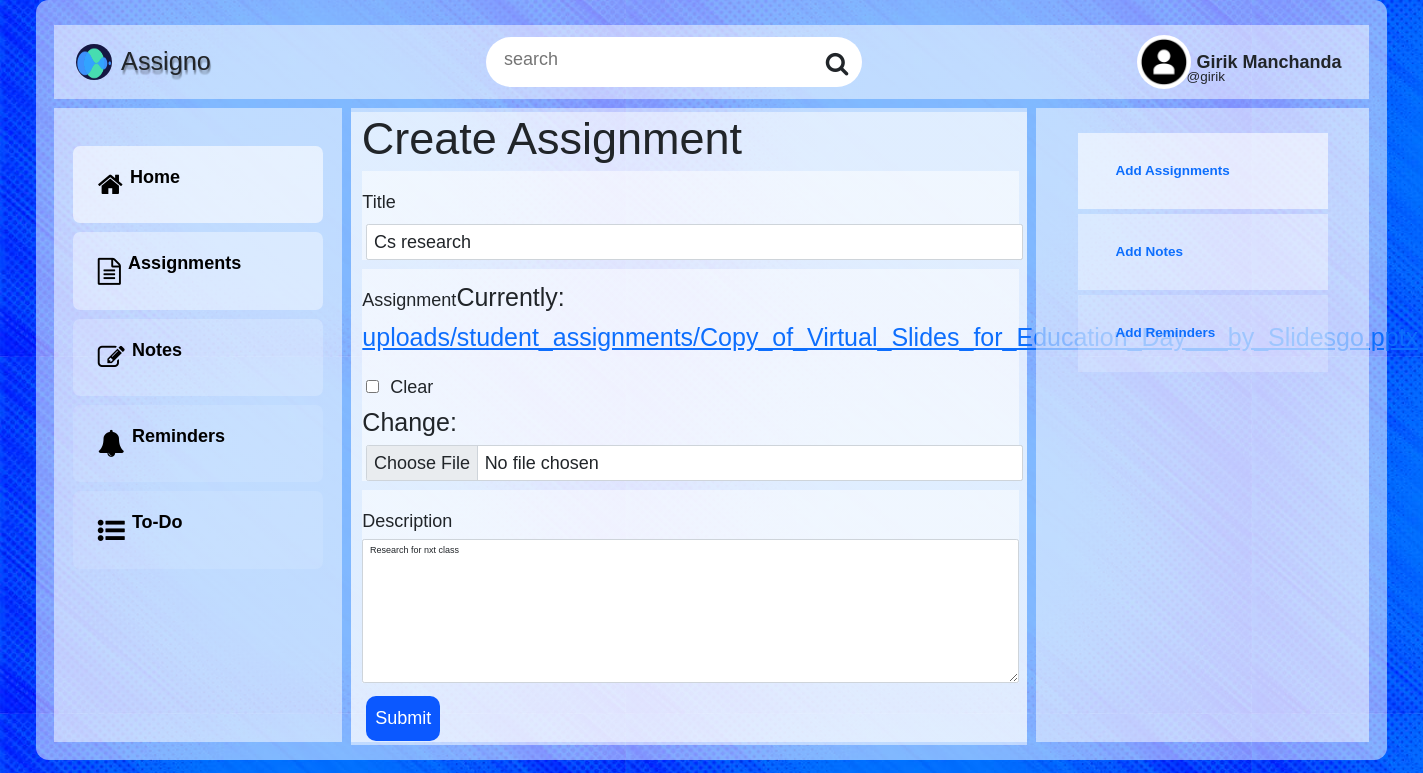
Page /dashboard/assignment/update/12/ (signed in) on the earlier database version.
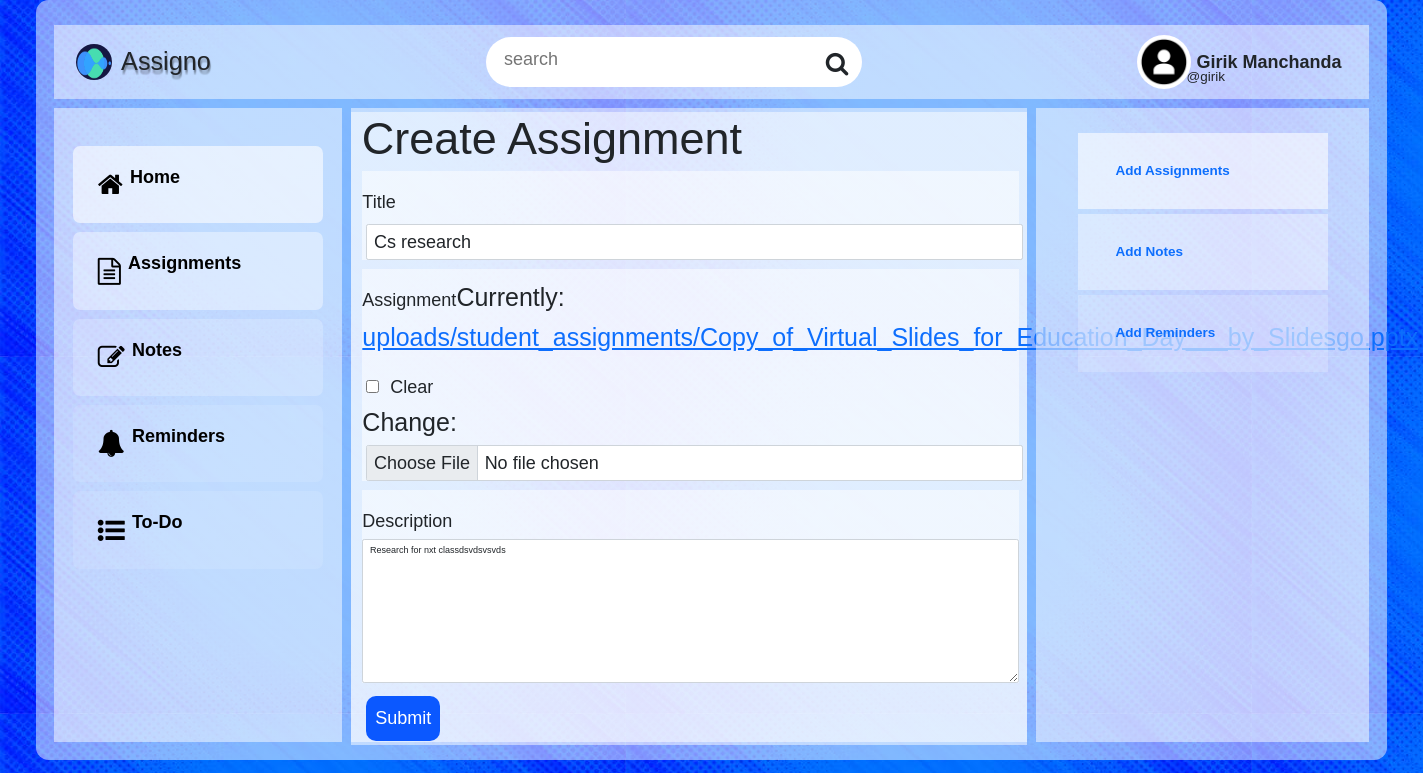
Same page on the later database version.
### dashboard/models.py (models this page shows, shortened)
class assignments(models.Model):
    user = models.ForeignKey(User, on_delete = models.CASCADE)
    assignment = models.FileField(upload_to='uploads/student_assignments', blank=True, null=True) # REMEMBER TO REMOVE BLANK AND NULL
    title = models.CharField(max_length=100)
    description = models.TextField(blank=True, null=True)
    timestamp = models.DateTimeField(auto_now_add=True)
    categories = models.ManyToManyField(categories, related_name="assignment_in_category",blank=True)

### dashboard/views.py (the view, shortened to what this page needs)
# urls.py: path('dashboard/assignment/update/<pk>/', views.update_assignments.as_view() , name='assignment-update'),
class update_assignments(UserPassesTestMixin, LoginRequiredMixin, UpdateView):
    model = models.assignments
    template_name = 'dashboard/create_assignment.html'
    form_class = forms.create_assignments_form
    def test_func(self):
        assignment = self.get_object()
        return assignment.user == self.request.user

### dashboard/forms.py
class create_assignments_form(forms.ModelForm):
    description = forms.Textarea(attrs={
        'rows':'7',
        'placeholder':'Share something with the world!',
        'class':'increase-text'
        })
    class Meta:
        model = models.assignments
        fields = ('title','assignment', 'description',)

### templates/dashboard/create_assignment.html (shortened to what this page needs)
{% extends "base.html" %}
{% load bootstrap4 %}
{% block dashboard_sections %}
<div class="my_container_for_assignment">
    {% include "snippets/navigation.html" %}
    {% include "snippets/sidebar.html" %}
<div class="form-panel">
    <div class="container">
        <h1 class="title">Create Assignment</h1>
        <form method="POST" class="enlarge-symbol" enctype="multipart/form-data">
            {% bootstrap_form form %}
            <input type="submit" class="round-btn">
        </form>
    </div>
</div>
<div class="right-panel">
    <ul>
        <li>
            <a href="{% url 'dashboard:assignment-create' %}">Add Assignments</a>
        </li>
        <li>
            <a href="{% url 'dashboard:notes-create' %}">Add Notes</a>
        </li>
        <li>
            <a href="{% url 'dashboard:reminders-create' %}">Add Reminders</a>
        </li>
    </ul>
</div>
</div>
{% endblock dashboard_sections %}

Differences in the rows shown:
changed assignments "Cs research": description "Research for nxt class" → "Research for nxt classdsvdsvsvds"
